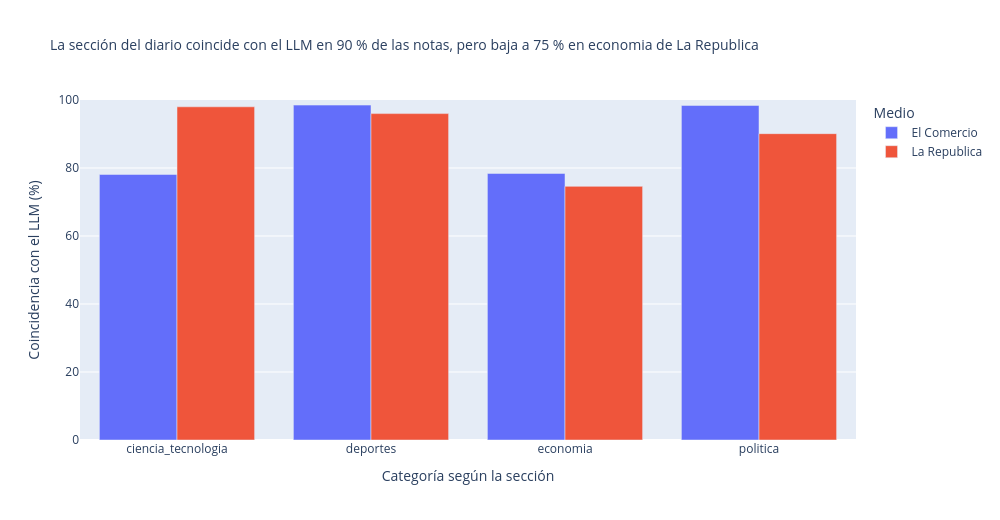

Source (notebook cell):
### Code cell
# ¿Qué tan confiable es la sección del diario como etiqueta? La comparamos con la del LLM
# (datos/etiquetas_llm.csv se genera en el notebook 02).
llm = pd.read_csv("datos/etiquetas_llm.csv")
cmp = graf.merge(llm, on="url")
cmp["coincide"] = cmp["etiqueta"] == cmp["etiqueta_llm"]

acuerdo = (cmp.groupby(["medio", "etiqueta"])["coincide"].mean().mul(100).round(1)
              .reset_index(name="coincidencia"))
peor = acuerdo.loc[acuerdo["coincidencia"].idxmin()]
total = cmp["coincide"].mean() * 100
titulo = (f"La sección del diario coincide con el LLM en {total:.0f} % de las notas, "
          f"pero baja a {peor.coincidencia:.0f} % en {peor.etiqueta} de {peor.medio}")

fig2 = px.bar(acuerdo, x="etiqueta", y="coincidencia", color="medio", barmode="group",
              title=titulo, range_y=[0, 100],
              labels={"etiqueta": "Categoría según la sección", "coincidencia": "Coincidencia con el LLM (%)",
                      "medio": "Medio"})
fig2.show()

### Figure 1 — Plotly figure (JSON) as saved in the notebook; plotly's stock layout.template omitted (floating-point values rounded to 4 significant figures)
{"data": [{"alignmentgroup": "True", "hovertemplate": "Medio=El Comercio<br>Categoría según la sección=%{x}<br>Coincidencia con el LLM (%)=%{y}<extra></extra>", "legendgroup": "El Comercio", "marker": {"color": "#636efa", "pattern": {"shape": ""}}, "name": "El Comercio", "offsetgroup": "El Comercio", "orientation": "v", "showlegend": true, "textposition": "auto", "x": ["ciencia_tecnologia", "deportes", "economia", "politica"], "xaxis": "x", "y": [78.1, 98.5, 78.4, 98.4], "yaxis": "y", "type": "bar"}, {"alignmentgroup": "True", "hovertemplate": "Medio=La Republica<br>Categoría según la sección=%{x}<br>Coincidencia con el LLM (%)=%{y}<extra></extra>", "legendgroup": "La Republica", "marker": {"color": "#EF553B", "pattern": {"shape": ""}}, "name": "La Republica", "offsetgroup": "La Republica", "orientation": "v", "showlegend": true, "textposition": "auto", "x": ["ciencia_tecnologia", "deportes", "economia", "politica"], "xaxis": "x", "y": [98.0, 96.0, 74.6, 90.1], "yaxis": "y", "type": "bar"}], "layout": {"xaxis": {"anchor": "y", "domain": [0.0, 1.0], "title": {"text": "Categoría según la sección"}}, "yaxis": {"anchor": "x", "domain": [0.0, 1.0], "title": {"text": "Coincidencia con el LLM (%)"}, "range": [0, 100]}, "legend": {"title": {"text": "Medio"}, "tracegroupgap": 0}, "title": {"text": "La sección del diario coincide con el LLM en 90 % de las notas, pero baja a 75 % en economia de La Republica", "font": {"size": 14}}, "barmode": "group", "width": 1000, "height": 520}}
